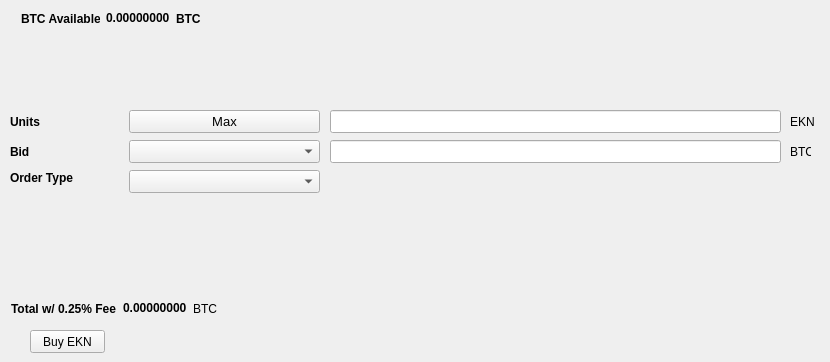
   <widget class="QWidget" name="BuyTab">
    <attribute name="title">
     <string>Buy</string>
    </attribute>
    <widget class="QPushButton" name="BuyEKN">
     <property name="geometry">
      <rect>
       <x>30</x>
       <y>330</y>
       <width>75</width>
       <height>23</height>
      </rect>
     </property>
     <property name="text">
      <string>Buy EKN</string>
     </property>
    </widget>
    <widget class="QLabel" name="label_3">
     <property name="geometry">
      <rect>
       <x>10</x>
       <y>110</y>
       <width>46</width>
       <height>23</height>
      </rect>
     </property>
     <property name="font">
      <font>
       <weight>75</weight>
       <bold>true</bold>
      </font>
     </property>
     <property name="text">
      <string>Units</string>
     </property>
    </widget>
    <widget class="QLineEdit" name="UnitsInput">
     <property name="geometry">
      <rect>
       <x>330</x>
       <y>110</y>
       <width>451</width>
       <height>23</height>
      </rect>
     </property>
     <property name="font">
      <font>
       <pointsize>9</pointsize>
       <weight>75</weight>
       <bold>true</bold>
      </font>
     </property>
    </widget>
    <widget class="QLineEdit" name="BuyBidPriceEdit">
     <property name="geometry">
      <rect>
       <x>330</x>
       <y>140</y>
       <width>451</width>
       <height>23</height>
      </rect>
     </property>
     <property name="font">
      <font>
       <pointsize>9</pointsize>
       <weight>75</weight>
       <bold>true</bold>
      </font>
     </property>
    </widget>
    <widget class="QLabel" name="label_4">
     <property name="geometry">
      <rect>
       <x>790</x>
       <y>110</y>
       <width>31</width>
       <height>23</height>
      </rect>
     </property>
     <property name="text">
      <string>EKN</string>
     </property>
    </widget>
    <widget class="QLabel" name="label_5">
     <property name="geometry">
      <rect>
       <x>790</x>
       <y>140</y>
       <width>21</width>
       <height>23</height>
      </rect>
     </property>
     <property name="text">
      <string>BTC</string>
     </property>
    </widget>
    <widget class="QLabel" name="label_6">
     <property name="geometry">
      <rect>
       <x>10</x>
       <y>140</y>
       <width>46</width>
       <height>23</height>
      </rect>
     </property>
     <property name="font">
      <font>
       <weight>75</weight>
       <bold>true</bold>
      </font>
     </property>
     <property name="text">
      <string>Bid</string>
     </property>
    </widget>
    <widget class="QLabel" name="label_7">
     <property name="geometry">
      <rect>
       <x>10</x>
       <y>170</y>
       <width>71</width>
       <height>16</height>
      </rect>
     </property>
     <property name="font">
      <font>
       <weight>75</weight>
       <bold>true</bold>
      </font>
     </property>
     <property name="text">
      <string>Order Type</string>
     </property>
    </widget>
    <widget class="QPushButton" name="Buy_Max_Amount">
     <property name="geometry">
      <rect>
       <x>129</x>
       <y>110</y>
       <width>191</width>
       <height>23</height>
      </rect>
     </property>
     <property name="font">
      <font>
       <pointsize>10</pointsize>
      </font>
     </property>
     <property name="text">
      <string>Max</string>
     </property>
    </widget>
    <widget class="QComboBox" name="BuyBidcomboBox">
     <property name="geometry">
      <rect>
       <x>129</x>
       <y>140</y>
       <width>191</width>
       <height>23</height>
      </rect>
     </property>
     <property name="font">
      <font>
       <pointsize>10</pointsize>
      </font>
     </property>
    </widget>
    <widget class="QComboBox" name="buyOrdertypeCombo">
     <property name="geometry">
      <rect>
       <x>129</x>
       <y>170</y>
       <width>191</width>
       <height>23</height>
      </rect>
     </property>
     <property name="font">
      <font>
       <pointsize>10</pointsize>
      </font>
     </property>
    </widget>
    <widget class="QWidget" name="layoutWidget">
     <property name="geometry">
      <rect>
       <x>21</x>
       <y>11</y>
       <width>180</width>
       <height>15</height>
      </rect>
     </property>
     <layout class="QHBoxLayout" name="horizontalLayout_3">
      <item>
       <widget class="QLabel" name="label232">
        <property name="font">
         <font>
          <weight>75</weight>
          <bold>true</bold>
         </font>
        </property>
        <property name="text">
         <string>BTC Available:</string>
        </property>
       </widget>
      </item>
      <item>
       <widget class="QLabel" name="BtcAvailableLbl">
        <property name="palette">
         <palette>
          <active>
           <colorrole role="WindowText">
            <brush brushstyle="SolidPattern">
             <color alpha="255">
              <red>0</red>
              <green>0</green>
              <blue>0</blue>
             </color>
            </brush>
           </colorrole>
           <colorrole role="Button">
            <brush brushstyle="SolidPattern">
             <color alpha="255">
              <red>0</red>
              <green>170</green>
              <blue>0</blue>
             </color>
            </brush>
           </colorrole>
           <colorrole role="Light">
            <brush brushstyle="SolidPattern">
             <color alpha="255">
              <red>0</red>
              <green>255</green>
              <blue>0</blue>
             </color>
            </brush>
           </colorrole>
           <colorrole role="Midlight">
            <brush brushstyle="SolidPattern">
             <color alpha="255">
              <red>0</red>
              <green>212</green>
              <blue>0</blue>
             </color>
            </brush>
           </colorrole>
           <colorrole role="Dark">
            <brush brushstyle="SolidPattern">
             <color alpha="255">
              <red>0</red>
              <green>85</green>
              <blue>0</blue>
             </color>
            </brush>
           </colorrole>
           <colorrole role="Mid">
            <brush brushstyle="SolidPattern">
             <color alpha="255">
              <red>0</red>
              <green>113</green>
              <blue>0</blue>
             </color>
            </brush>
           </colorrole>
           <colorrole role="Text">
            <brush brushstyle="SolidPattern">
             <color alpha="255">
              <red>0</red>
              <green>170</green>
              <blue>0</blue>
             </color>
            </brush>
           </colorrole>
           <colorrole role="BrightText">
            <brush brushstyle="SolidPattern">
             <color alpha="255">
              <red>255</red>
              <green>255</green>
              <blue>255</blue>
             </color>
            </brush>
           </colorrole>
           <colorrole role="ButtonText">
            <brush brushstyle="SolidPattern">
             <color alpha="255">
              <red>0</red>
              <green>0</green>
              <blue>0</blue>
             </color>
            </brush>
           </colorrole>
           <colorrole role="Base">
            <brush brushstyle="SolidPattern">
             <color alpha="255">
              <red>255</red>
              <green>255</green>
              <blue>255</blue>
             </color>
            </brush>
           </colorrole>
           <colorrole role="Window">
            <brush brushstyle="SolidPattern">
             <color alpha="255">
              <red>0</red>
              <green>170</green>
              <blue>0</blue>
             </color>
            </brush>
           </colorrole>
           <colorrole role="Shadow">
            <brush brushstyle="SolidPattern">
             <color alpha="255">
              <red>0</red>
              <green>0</green>
              <blue>0</blue>
             </color>
            </brush>
           </colorrole>
           <colorrole role="AlternateBase">
            <brush brushstyle="SolidPattern">
             <color alpha="255">
              <red>127</red>
              <green>212</green>
              <blue>127</blue>
             </color>
            </brush>
           </colorrole>
           <colorrole role="ToolTipBase">
            <brush brushstyle="SolidPattern">
             <color alpha="255">
              <red>255</red>
              <green>255</green>
              <blue>220</blue>
             </color>
            </brush>
           </colorrole>
           <colorrole role="ToolTipText">
            <brush brushstyle="SolidPattern">
             <color alpha="255">
              <red>0</red>
              <green>0</green>
              <blue>0</blue>
             </color>
            </brush>
           </colorrole>
          </active>
          <inactive>
           <colorrole role="WindowText">
            <brush brushstyle="SolidPattern">
             <color alpha="255">
              <red>0</red>
              <green>0</green>
              <blue>0</blue>
             </color>
            </brush>
           </colorrole>
           <colorrole role="Button">
            <brush brushstyle="SolidPattern">
             <color alpha="255">
              <red>0</red>
              <green>170</green>
              <blue>0</blue>
             </color>
            </brush>
           </colorrole>
           <colorrole role="Light">
            <brush brushstyle="SolidPattern">
             <color alpha="255">
              <red>0</red>
              <green>255</green>
              <blue>0</blue>
             </color>
            </brush>
           </colorrole>
           <colorrole role="Midlight">
            <brush brushstyle="SolidPattern">
             <color alpha="255">
              <red>0</red>
              <green>212</green>
              <blue>0</blue>
             </color>
            </brush>
           </colorrole>
           <colorrole role="Dark">
            <brush brushstyle="SolidPattern">
             <color alpha="255">
              <red>0</red>
              <green>85</green>
              <blue>0</blue>
             </color>
            </brush>
           </colorrole>
           <colorrole role="Mid">
            <brush brushstyle="SolidPattern">
             <color alpha="255">
              <red>0</red>
              <green>113</green>
              <blue>0</blue>
             </color>
            </brush>
           </colorrole>
           <colorrole role="Text">
            <brush brushstyle="SolidPattern">
             <color alpha="255">
              <red>0</red>
              <green>170</green>
              <blue>0</blue>
             </color>
            </brush>
           </colorrole>
           <colorrole role="BrightText">
            <brush brushstyle="SolidPattern">
             <color alpha="255">
              <red>255</red>
              <green>255</green>
              <blue>255</blue>
             </color>
            </brush>
           </colorrole>
           <colorrole role="ButtonText">
            <brush brushstyle="SolidPattern">
             <color alpha="255">
              <red>0</red>
              <green>0</green>
              <blue>0</blue>
             </color>
            </brush>
           </colorrole>
           <colorrole role="Base">
            <brush brushstyle="SolidPattern">
             <color alpha="255">
              <red>255</red>
              <green>255</green>
              <blue>255</blue>
             </color>
            </brush>
           </colorrole>
           <colorrole role="Window">
            <brush brushstyle="SolidPattern">
             <color alpha="255">
              <red>0</red>
              <green>170</green>
              <blue>0</blue>
             </color>
            </brush>
           </colorrole>
           <colorrole role="Shadow">
            <brush brushstyle="SolidPattern">
             <color alpha="255">
              <red>0</red>
              <green>0</green>
              <blue>0</blue>
             </color>
            </brush>
           </colorrole>
           <colorrole role="AlternateBase">
            <brush brushstyle="SolidPattern">
             <color alpha="255">
              <red>127</red>
              <green>212</green>
              <blue>127</blue>
             </color>
            </brush>
           </colorrole>
           <colorrole role="ToolTipBase">
            <brush brushstyle="SolidPattern">
             <color alpha="255">
              <red>255</red>
              <green>255</green>
              <blue>220</blue>
             </color>
            </brush>
           </colorrole>
           <colorrole role="ToolTipText">
            <brush brushstyle="SolidPattern">
             <color alpha="255">
              <red>0</red>
              <green>0</green>
              <blue>0</blue>
             </color>
            </brush>
           </colorrole>
          </inactive>
          <disabled>
           <colorrole role="WindowText">
            <brush brushstyle="SolidPattern">
             <color alpha="255">
              <red>0</red>
              <green>85</green>
              <blue>0</blue>
             </color>
            </brush>
           </colorrole>
           <colorrole role="Button">
            <brush brushstyle="SolidPattern">
             <color alpha="255">
              <red>0</red>
              <green>170</green>
              <blue>0</blue>
             </color>
            </brush>
           </colorrole>
           <colorrole role="Light">
            <brush brushstyle="SolidPattern">
             <color alpha="255">
              <red>0</red>
              <green>255</green>
              <blue>0</blue>
             </color>
            </brush>
           </colorrole>
           <colorrole role="Midlight">
            <brush brushstyle="SolidPattern">
             <color alpha="255">
              <red>0</red>
              <green>212</green>
              <blue>0</blue>
             </color>
            </brush>
           </colorrole>
           <colorrole role="Dark">
            <brush brushstyle="SolidPattern">
             <color alpha="255">
              <red>0</red>
              <green>85</green>
              <blue>0</blue>
             </color>
            </brush>
           </colorrole>
           <colorrole role="Mid">
            <brush brushstyle="SolidPattern">
             <color alpha="255">
              <red>0</red>
              <green>113</green>
              <blue>0</blue>
             </color>
            </brush>
           </colorrole>
           <colorrole role="Text">
            <brush brushstyle="SolidPattern">
             <color alpha="255">
              <red>0</red>
              <green>85</green>
              <blue>0</blue>
             </color>
            </brush>
           </colorrole>
           <colorrole role="BrightText">
            <brush brushstyle="SolidPattern">
             <color alpha="255">
              <red>255</red>
              <green>255</green>
              <blue>255</blue>
             </color>
            </brush>
           </colorrole>
           <colorrole role="ButtonText">
            <brush brushstyle="SolidPattern">
             <color alpha="255">
              <red>0</red>
              <green>85</green>
              <blue>0</blue>
             </color>
            </brush>
           </colorrole>
           <colorrole role="Base">
            <brush brushstyle="SolidPattern">
             <color alpha="255">
              <red>0</red>
              <green>170</green>
              <blue>0</blue>
             </color>
            </brush>
           </colorrole>
           <colorrole role="Window">
            <brush brushstyle="SolidPattern">
             <color alpha="255">
              <red>0</red>
              <green>170</green>
              <blue>0</blue>
             </color>
            </brush>
           </colorrole>
           <colorrole role="Shadow">
            <brush brushstyle="SolidPattern">
             <color alpha="255">
              <red>0</red>
              <green>0</green>
              <blue>0</blue>
             </color>
            </brush>
           </colorrole>
           <colorrole role="AlternateBase">
            <brush brushstyle="SolidPattern">
             <color alpha="255">
              <red>0</red>
              <green>170</green>
              <blue>0</blue>
             </color>
            </brush>
           </colorrole>
           <colorrole role="ToolTipBase">
            <brush brushstyle="SolidPattern">
             <color alpha="255">
              <red>255</red>
              <green>255</green>
              <blue>220</blue>
             </color>
            </brush>
           </colorrole>
           <colorrole role="ToolTipText">
            <brush brushstyle="SolidPattern">
             <color alpha="255">
              <red>0</red>
              <green>0</green>
              <blue>0</blue>
             </color>
            </brush>
           </colorrole>
          </disabled>
         </palette>
        </property>
        <property name="font">
         <font>
          <weight>75</weight>
          <bold>true</bold>
         </font>
        </property>
        <property name="text">
         <string>0.00000000</string>
        </property>
        <property name="textInteractionFlags">
         <set>Qt::LinksAccessibleByMouse|Qt::TextSelectableByKeyboard|Qt::TextSelectableByMouse</set>
        </property>
       </widget>
      </item>
      <item>
       <widget class="QLabel" name="BtcAvailableLbl_2">
        <property name="font">
         <font>
          <weight>75</weight>
          <bold>true</bold>
         </font>
        </property>
        <property name="text">
         <string>BTC</string>
        </property>
       </widget>
      </item>
     </layout>
    </widget>
    <widget class="QWidget" name="layoutWidget">
     <property name="geometry">
      <rect>
       <x>11</x>
       <y>301</y>
       <width>209</width>
       <height>15</height>
      </rect>
     </property>
     <layout class="QHBoxLayout" name="horizontalLayout_4">
      <item>
       <widget class="QLabel" name="label_9">
        <property name="font">
         <font>
          <weight>75</weight>
          <bold>true</bold>
         </font>
        </property>
        <property name="text">
         <string>Total w/ 0.25% Fee</string>
        </property>
       </widget>
      </item>
      <item>
       <widget class="QLabel" name="BuyCostLabel">
        <property name="palette">
         <palette>
          <active>
           <colorrole role="WindowText">
            <brush brushstyle="SolidPattern">
             <color alpha="255">
              <red>0</red>
              <green>0</green>
              <blue>0</blue>
             </color>
            </brush>
           </colorrole>
           <colorrole role="Button">
            <brush brushstyle="SolidPattern">
             <color alpha="255">
              <red>0</red>
              <green>170</green>
              <blue>0</blue>
             </color>
            </brush>
           </colorrole>
           <colorrole role="Light">
            <brush brushstyle="SolidPattern">
             <color alpha="255">
              <red>0</red>
              <green>255</green>
              <blue>0</blue>
             </color>
            </brush>
           </colorrole>
           <colorrole role="Midlight">
            <brush brushstyle="SolidPattern">
             <color alpha="255">
              <red>0</red>
              <green>212</green>
              <blue>0</blue>
             </color>
            </brush>
           </colorrole>
           <colorrole role="Dark">
            <brush brushstyle="SolidPattern">
             <color alpha="255">
              <red>0</red>
              <green>85</green>
              <blue>0</blue>
             </color>
            </brush>
           </colorrole>
           <colorrole role="Mid">
            <brush brushstyle="SolidPattern">
             <color alpha="255">
              <red>0</red>
              <green>113</green>
              <blue>0</blue>
             </color>
            </brush>
           </colorrole>
           <colorrole role="Text">
            <brush brushstyle="SolidPattern">
             <color alpha="255">
              <red>0</red>
              <green>170</green>
              <blue>0</blue>
             </color>
            </brush>
           </colorrole>
           <colorrole role="BrightText">
            <brush brushstyle="SolidPattern">
             <color alpha="255">
              <red>255</red>
              <green>255</green>
              <blue>255</blue>
             </color>
            </brush>
           </colorrole>
           <colorrole role="ButtonText">
            <brush brushstyle="SolidPattern">
             <color alpha="255">
              <red>0</red>
              <green>0</green>
              <blue>0</blue>
             </color>
            </brush>
           </colorrole>
           <colorrole role="Base">
            <brush brushstyle="SolidPattern">
             <color alpha="255">
              <red>255</red>
              <green>255</green>
              <blue>255</blue>
             </color>
            </brush>
           </colorrole>
           <colorrole role="Window">
            <brush brushstyle="SolidPattern">
             <color alpha="255">
              <red>0</red>
              <green>170</green>
              <blue>0</blue>
             </color>
            </brush>
           </colorrole>
           <colorrole role="Shadow">
            <brush brushstyle="SolidPattern">
             <color alpha="255">
              <red>0</red>
              <green>0</green>
              <blue>0</blue>
             </color>
            </brush>
           </colorrole>
           <colorrole role="AlternateBase">
            <brush brushstyle="SolidPattern">
             <color alpha="255">
              <red>127</red>
              <green>212</green>
              <blue>127</blue>
             </color>
            </brush>
           </colorrole>
           <colorrole role="ToolTipBase">
            <brush brushstyle="SolidPattern">
             <color alpha="255">
              <red>255</red>
              <green>255</green>
              <blue>220</blue>
             </color>
            </brush>
           </colorrole>
           <colorrole role="ToolTipText">
            <brush brushstyle="SolidPattern">
             <color alpha="255">
              <red>0</red>
              <green>0</green>
              <blue>0</blue>
             </color>
            </brush>
           </colorrole>
          </active>
          <inactive>
           <colorrole role="WindowText">
            <brush brushstyle="SolidPattern">
             <color alpha="255">
              <red>0</red>
              <green>0</green>
              <blue>0</blue>
             </color>
            </brush>
           </colorrole>
           <colorrole role="Button">
            <brush brushstyle="SolidPattern">
             <color alpha="255">
              <red>0</red>
              <green>170</green>
              <blue>0</blue>
             </color>
            </brush>
           </colorrole>
           <colorrole role="Light">
            <brush brushstyle="SolidPattern">
             <color alpha="255">
              <red>0</red>
              <green>255</green>
              <blue>0</blue>
             </color>
            </brush>
           </colorrole>
           <colorrole role="Midlight">
            <brush brushstyle="SolidPattern">
             <color alpha="255">
              <red>0</red>
              <green>212</green>
              <blue>0</blue>
             </color>
            </brush>
           </colorrole>
           <colorrole role="Dark">
            <brush brushstyle="SolidPattern">
             <color alpha="255">
              <red>0</red>
              <green>85</green>
              <blue>0</blue>
             </color>
            </brush>
           </colorrole>
           <colorrole role="Mid">
            <brush brushstyle="SolidPattern">
             <color alpha="255">
              <red>0</red>
              <green>113</green>
              <blue>0</blue>
             </color>
            </brush>
           </colorrole>
           <colorrole role="Text">
            <brush brushstyle="SolidPattern">
             <color alpha="255">
              <red>0</red>
              <green>170</green>
              <blue>0</blue>
             </color>
            </brush>
           </colorrole>
           <colorrole role="BrightText">
            <brush brushstyle="SolidPattern">
             <color alpha="255">
              <red>255</red>
              <green>255</green>
              <blue>255</blue>
             </color>
            </brush>
           </colorrole>
           <colorrole role="ButtonText">
            <brush brushstyle="SolidPattern">
             <color alpha="255">
              <red>0</red>
              <green>0</green>
              <blue>0</blue>
             </color>
            </brush>
           </colorrole>
           <colorrole role="Base">
            <brush brushstyle="SolidPattern">
             <color alpha="255">
              <red>255</red>
              <green>255</green>
              <blue>255</blue>
             </color>
            </brush>
           </colorrole>
           <colorrole role="Window">
            <brush brushstyle="SolidPattern">
             <color alpha="255">
              <red>0</red>
              <green>170</green>
              <blue>0</blue>
             </color>
            </brush>
           </colorrole>
           <colorrole role="Shadow">
            <brush brushstyle="SolidPattern">
             <color alpha="255">
              <red>0</red>
              <green>0</green>
              <blue>0</blue>
             </color>
            </brush>
           </colorrole>
           <colorrole role="AlternateBase">
            <brush brushstyle="SolidPattern">
             <color alpha="255">
              <red>127</red>
              <green>212</green>
              <blue>127</blue>
             </color>
            </brush>
           </colorrole>
           <colorrole role="ToolTipBase">
            <brush brushstyle="SolidPattern">
             <color alpha="255">
              <red>255</red>
              <green>255</green>
              <blue>220</blue>
             </color>
            </brush>
           </colorrole>
           <colorrole role="ToolTipText">
            <brush brushstyle="SolidPattern">
             <color alpha="255">
              <red>0</red>
              <green>0</green>
              <blue>0</blue>
             </color>
            </brush>
           </colorrole>
          </inactive>
          <disabled>
           <colorrole role="WindowText">
            <brush brushstyle="SolidPattern">
             <color alpha="255">
              <red>0</red>
              <green>85</green>
              <blue>0</blue>
             </color>
            </brush>
           </colorrole>
           <colorrole role="Button">
            <brush brushstyle="SolidPattern">
             <color alpha="255">
              <red>0</red>
              <green>170</green>
              <blue>0</blue>
             </color>
            </brush>
           </colorrole>
           <colorrole role="Light">
            <brush brushstyle="SolidPattern">
             <color alpha="255">
              <red>0</red>
              <green>255</green>
              <blue>0</blue>
             </color>
            </brush>
           </colorrole>
           <colorrole role="Midlight">
            <brush brushstyle="SolidPattern">
             <color alpha="255">
              <red>0</red>
              <green>212</green>
              <blue>0</blue>
             </color>
            </brush>
           </colorrole>
           <colorrole role="Dark">
            <brush brushstyle="SolidPattern">
             <color alpha="255">
              <red>0</red>
              <green>85</green>
              <blue>0</blue>
             </color>
            </brush>
           </colorrole>
           <colorrole role="Mid">
            <brush brushstyle="SolidPattern">
             <color alpha="255">
              <red>0</red>
              <green>113</green>
              <blue>0</blue>
             </color>
            </brush>
           </colorrole>
           <colorrole role="Text">
            <brush brushstyle="SolidPattern">
             <color alpha="255">
              <red>0</red>
              <green>85</green>
              <blue>0</blue>
             </color>
            </brush>
           </colorrole>
           <colorrole role="BrightText">
            <brush brushstyle="SolidPattern">
             <color alpha="255">
              <red>255</red>
              <green>255</green>
              <blue>255</blue>
             </color>
            </brush>
           </colorrole>
           <colorrole role="ButtonText">
            <brush brushstyle="SolidPattern">
             <color alpha="255">
              <red>0</red>
              <green>85</green>
              <blue>0</blue>
             </color>
            </brush>
           </colorrole>
           <colorrole role="Base">
            <brush brushstyle="SolidPattern">
             <color alpha="255">
              <red>0</red>
              <green>170</green>
              <blue>0</blue>
             </color>
            </brush>
           </colorrole>
           <colorrole role="Window">
            <brush brushstyle="SolidPattern">
             <color alpha="255">
              <red>0</red>
              <green>170</green>
              <blue>0</blue>
             </color>
            </brush>
           </colorrole>
           <colorrole role="Shadow">
            <brush brushstyle="SolidPattern">
             <color alpha="255">
              <red>0</red>
              <green>0</green>
              <blue>0</blue>
             </color>
            </brush>
           </colorrole>
           <colorrole role="AlternateBase">
            <brush brushstyle="SolidPattern">
             <color alpha="255">
              <red>0</red>
              <green>170</green>
              <blue>0</blue>
             </color>
            </brush>
           </colorrole>
           <colorrole role="ToolTipBase">
            <brush brushstyle="SolidPattern">
             <color alpha="255">
              <red>255</red>
              <green>255</green>
              <blue>220</blue>
             </color>
            </brush>
           </colorrole>
           <colorrole role="ToolTipText">
            <brush brushstyle="SolidPattern">
             <color alpha="255">
              <red>0</red>
              <green>0</green>
              <blue>0</blue>
             </color>
            </brush>
           </colorrole>
          </disabled>
         </palette>
        </property>
        <property name="font">
         <font>
          <weight>75</weight>
          <bold>true</bold>
         </font>
        </property>
        <property name="autoFillBackground">
         <bool>false</bool>
        </property>
        <property name="text">
         <string>0.00000000</string>
        </property>
        <property name="textInteractionFlags">
         <set>Qt::LinksAccessibleByMouse|Qt::TextSelectableByMouse</set>
        </property>
       </widget>
      </item>
      <item>
       <widget class="QLabel" name="label_10">
        <property name="font">
         <font>
          <weight>50</weight>
          <bold>false</bold>
         </font>
        </property>
        <property name="text">
         <string>BTC</string>
        </property>
       </widget>
      </item>
     </layout>
    </widget>
   </widget>
